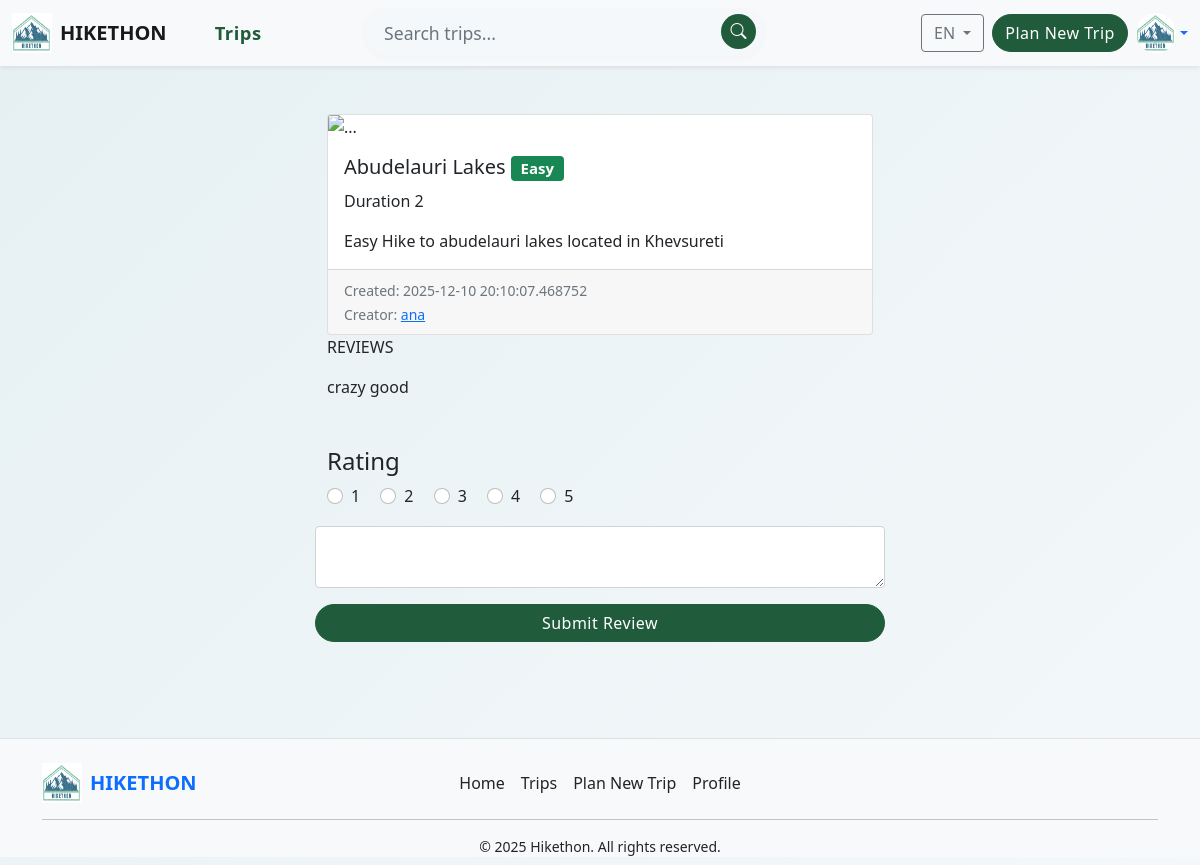
The page /trip/1 (signed in) on the database its author committed.
### models.py (models this page shows, shortened)
class BaseModel:
    def create(self):
        db.session.add(self)
        db.session.commit()

class Trip(db.Model, BaseModel):
    __tablename__ = "trips"
    id = db.Column(db.Integer, primary_key=True)
    name = db.Column(db.String(100), nullable=False)
    date_created = db.Column(db.DateTime, default=datetime.utcnow())
    duration = db.Column(db.Integer, nullable=False)
    difficulty = db.Column(db.String(20), nullable=False)
    description = db.Column(db.Text, nullable=False)
    creator_id = db.Column(db.Integer, db.ForeignKey('users.id'))
    trip_img = db.Column(db.String(100), nullable=False)
    user = db.relationship("User", backref="trips")

class User(db.Model, BaseModel, UserMixin):
    __tablename__ = "users"
    id = db.Column(db.Integer(), primary_key=True)
    name = db.Column(db.String(), nullable=False)
    surname = db.Column(db.String(), nullable=False)
    username = db.Column(db.String(), unique=True, nullable=False)
    email = db.Column(db.String(), unique=True, nullable=False)
    password = db.Column(db.String(), nullable=False)
    role = db.Column(db.String(), nullable=False)
    date_joined = db.Column(db.DateTime, default=datetime.now())

class Review(db.Model, BaseModel):
    __tablename__ = "reviews"
    id = db.Column(db.Integer, primary_key=True)
    user_id = db.Column(db.Integer, db.ForeignKey('users.id'), nullable=False)
    trip_id = db.Column(db.Integer, db.ForeignKey('trips.id'), nullable=False)
    rating = db.Column(db.Integer, nullable=False)  # 1 to 5
    comment = db.Column(db.Text, nullable=True)
    created_at = db.Column(db.DateTime, default=datetime.utcnow)
    user = db.relationship('User', backref="reviews", lazy=True)
    trip = db.relationship('Trip', backref="reviews", lazy=True)

### routes.py (the view, shortened to what this page needs)
@app.route("/trip/<int:trip_id>", methods=["GET", "POST"])
@login_required
def trip(trip_id):
    trip = Trip.query.get_or_404(trip_id)
    trip_creator = User.query.filter_by(id=trip.creator_id).first()
    review_form = ReviewForm()
    request_form = TripRequestForm()
    user_is_creator = trip.creator_id == current_user.id
    reviews = Review.query.filter_by(trip_id=trip.id).all()
    return render_template(
        "trip_detail.html",
        trip=trip,
        trip_creator=trip_creator,
        reviews=reviews,
        review_form=review_form,
        request_form=request_form,
        user_is_creator=user_is_creator
    )

### forms.py
class ReviewForm(FlaskForm):
    rating = RadioField("Rating", choices=[(str(i), str(i)) for i in range(1, 6)], validators=[DataRequired()])
    comment = TextAreaField("Comment", validators=[length(max=500)])
    submit = SubmitField("Submit Review")

class TripRequestForm(FlaskForm):
    submit = SubmitField("Request to Join")

### models.py (called while the page is built)
@login_manager.user_loader
def load_user(user_id):
    return User.query.get(user_id)

### templates/trip_detail.html (shortened to what this page needs)
{% extends 'components/base.html' %}
{% block content %}
<div class="container my-5">
    <div class="row justify-content-center row-cols-1 row-cols-md-2 g-4">
        <div class="col-md-12 col-lg-6">
            <div class="card">
                <img src="/static/images/{{ trip.trip_img }}" class="card-img-top" alt="...">
                <div class="card-body">
                    <h5 class="card-title">{{ trip.name }}
                        {% if trip.difficulty == "easy" %}
                        <span class="badge bg-success">Easy</span>
                        {% elif trip.difficulty == "moderate" %}
                        <span class="badge bg-primary">Moderate</span>
                        {% elif trip.difficulty == "hard" %}
                        <span class="badge bg-danger">Hard</span>
                        {% else %}
                        <span class="badge bg-dark">Extreme</span>
                        {% endif %}
                    </h5>
                    <p class="card-text">Duration {{ trip.duration }}</p>
                    <p class="card-text">{{ trip.description }}</p>
                </div>
                <div class="card-footer">
                    <small class="text-muted">Created: {{ trip.date_created }}</small><br>
                    <small class="text-muted">Creator:
                        <a href="/profile/{{ trip_creator.id }}">{{ trip_creator.username }}</a>
                    </small>
                </div>
            </div>
            <p>REVIEWS</p>
            {% for review in reviews %}
                {{ review.comment }}
            {% endfor %}
            <form method="post" class="mt-5">
                <h4>{{ review_form.rating.label }}</h4>
                <div class="row">
                    <div class="col">
                        <div class="form-check-inline">
                            {% for option in review_form.rating %}
                            <div class="form-check form-check-inline">
                                {{ option.label(class="form-check-label") }}
                                {{ option(class="form-check-input") }}
                            </div>
                            {% endfor %}
                        </div>
                        <div class="row mt-3">
                            {{ review_form.comment(class="form-control") }}
                        </div>
                        <div class="row mt-3">
                            {{ review_form.submit(class="btn btn-success") }}
                        </div>
                    </div>
                </div>
            </form>
        </div>
    </div>
</div>
{% endblock %}

### templates/components/base.html (shortened to what this page needs)
<!DOCTYPE html>
<html lang="en">
<head>
    <link href="https://cdn.jsdelivr.net/npm/bootstrap@5.0.2/dist/css/bootstrap.min.css" rel="stylesheet">
    <link rel="stylesheet" href="https://cdn.jsdelivr.net/npm/bootstrap-icons@1.10.5/font/bootstrap-icons.css">
    <link rel="stylesheet" href="/static/style.css">
</head>
<body class="d-flex flex-column min-vh-100 custom-body">
{% include "components/navbar.html" %}
<main class="flex-grow-1 custom-main">
    {% block content %}
    {% endblock %}
</main>
{% include "components/footer.html" %}
</body>
</html>

### templates/components/navbar.html (shortened to what this page needs)
<nav class="navbar navbar-expand-lg navbar-light bg-light shadow-sm">
  <div class="container-fluid">
    <a class="navbar-brand d-flex align-items-center" href="/">
      <img src="{{ url_for('static', filename='images/logo.png') }}" alt="Hikethon Logo" width="40" height="40" class="me-2">
      <span class="fw-bold d-none d-md-inline">HIKETHON</span>
    </a>
    <div class="collapse navbar-collapse" id="navbarSupportedContent">
      <form class="d-flex mx-auto order-2 order-lg-1 navbar-search-form" role="search">
        <input class="form-control navbar-search-input me-2" type="search" placeholder="Search trips..." aria-label="Search">
        <button class="btn navbar-search-btn" type="submit" aria-label="Search">
          <i class="bi bi-search"></i>
        </button>
      </form>
      <ul class="navbar-nav ms-3 me-2 align-items-center">
        <li class="nav-item">
          <a class="nav-link navbar-trips-link fw-bold" href="/trips">Trips</a>
        </li>
      </ul>
      <div class="d-flex align-items-center ms-auto order-3">
        <div class="dropdown me-2">
          <button class="btn btn-outline-secondary dropdown-toggle" type="button" id="langDropdown" data-bs-toggle="dropdown" aria-expanded="false">
            EN
          </button>
        </div>
        {% if current_user.is_authenticated %}
        <a href="/trip/create" class="btn btn-success me-2 rounded-pill">Plan New Trip</a>
        <div class="dropdown">
          <a href="#" class="d-flex align-items-center text-decoration-none dropdown-toggle" id="profileDropdown" data-bs-toggle="dropdown" aria-expanded="false">
            <img src="{{ current_user.profile_photo if current_user.profile_photo else url_for('static', filename='images/logo.png') }}" alt="Profile" class="rounded-circle" width="40" height="40">
          </a>
        </div>
        {% else %}
        <a href="{{ url_for('auth.login') }}" class="btn btn-outline-success me-2 rounded-pill">Sign In</a>
        <a href="{{ url_for('auth.register') }}" class="btn btn-success rounded-pill">Sign Up</a>
        {% endif %}
      </div>
    </div>
  </div>
</nav>

### templates/components/footer.html (shortened to what this page needs)
<footer class="bg-light text-dark pt-4 mt-5 border-top mb-2">
  <div class="container">
    <div class="row align-items-center">
      <div class="col-md-3 text-center text-md-start mb-3 mb-md-0">
        <a href="/" class="d-flex align-items-center justify-content-center justify-content-md-start text-decoration-none">
          <img src="{{ url_for('static', filename='images/logo.png') }}" alt="Hikethon Logo" width="40" height="40" class="me-2">
          <span class="fw-bold fs-5">HIKETHON</span>
        </a>
      </div>
      <div class="col-md-6 mb-3 mb-md-0">
        <ul class="nav justify-content-center">
          <li class="nav-item"><a href="/" class="nav-link px-2 text-dark">Home</a></li>
          <li class="nav-item"><a href="/trips" class="nav-link px-2 text-dark">Trips</a></li>
          <li class="nav-item"><a href="/trip/create" class="nav-link px-2 text-dark">Plan New Trip</a></li>
          <li class="nav-item"><a href="/profile" class="nav-link px-2 text-dark">Profile</a></li>
        </ul>
      </div>
      <div class="col-md-3 text-center text-md-end">
      </div>
    </div>
    <hr>
    <div class="row">
      <div class="col text-center small">
        &copy; 2025 Hikethon. All rights reserved.
      </div>
    </div>
  </div>
</footer>

### static/style.css (style rules this page uses)
input[type='radio'] { list-style-type: none; }
.custom-body { min-height: 100vh; display: flex; flex-direction: column; background: linear-gradient(135deg, #e6f0f3 0%, #f4f8fa 100%); }
.custom-main { flex: 1 0 auto; }
:root { --hikethon-green: #205c3b; --hikethon-green-dark: #163b16; --hikethon-blue: #2a4d69; --hikethon-blue-dark: #19324a; }
.navbar-search-form { max-width: 400px; width: 100%; background: #f4f8fa; border-radius: 2rem; padding: 0.25rem 0.5rem; box-shadow: 0 1px 6px rgba(42,77,105,0.04); }
.navbar-search-input { border: none; background: transparent; font-size: 1.1rem; border-radius: 2rem; box-shadow: none; outline: none; color: var(--hikethon-blue-dark); }
.navbar-search-btn { background: var(--hikethon-green); color: #fff; border: none; border-radius: 50%; width: 2.2rem; height: 2.2rem; display: flex; align-items: center; justify-content: center; transition: background 0.2s; }
.navbar-trips-link { font-size: 1.15rem; color: var(--hikethon-green) !important; letter-spacing: 0.5px; padding: 0.5rem 1rem !important; border-radius: 1rem; transition: background 0.2s, color 0.2s; }
.btn-success, .btn-outline-success { border-radius: 2rem !important; font-weight: 500; letter-spacing: 0.5px; font-size: 1rem; }
.btn-success { background: var(--hikethon-green); border-color: var(--hikethon-green); }
footer .nav-link { color: var(--hikethon-blue-dark); transition: background 0.2s, text-decoration 0.2s; border-radius: 0.5rem; }
footer { margin-bottom: 0.5rem; }

### rows shown on the page
Trip: name "Abudelauri Lakes", duration "2", description "Easy Hike to abudelauri lakes located in Khevsureti", date_created "2025-12-10 20:10:07.468752"
User: username "ana"
Review: comment "crazy good"

### other values the page prints
{{ review_form.rating.label }} "Rating"
{{ option.label(class="form-check-label") }} "1" "2" "3" "4" "5"
